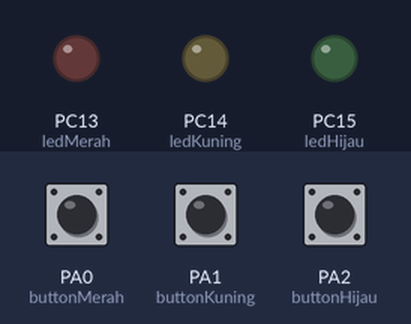
Bench run of a sketch on a simulated STM32 Blue Pill. On the bench: output pins drawn as LEDs (lit = HIGH). The test bench sets the inputs (shaded band); at power-on: PA0 (buttonMerah) LOW, PA1 (buttonKuning) LOW, PA2 (buttonHijau) LOW. What the sketch prints to the serial monitor is not drawn.

Above: at 1.2 s.
1.3 s: PA0 (buttonMerah) pulled HIGH for 0.15 s
At 1.9 s:
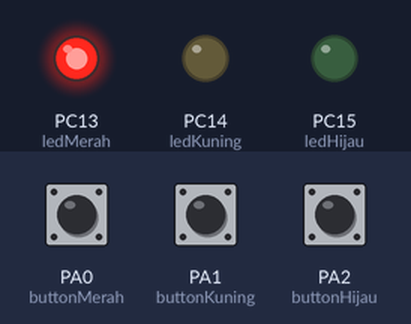
2.9 s: PA1 (buttonKuning) pulled HIGH for 0.15 s
At 4.2 s:
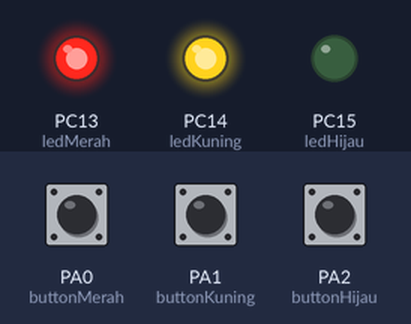
4.5 s: PA2 (buttonHijau) pulled HIGH for 0.15 s
At 5.5 s:
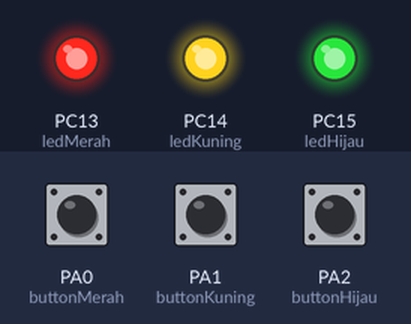
6.1 s: PA0 (buttonMerah) pulled HIGH for 1 s
At 7.9 s:
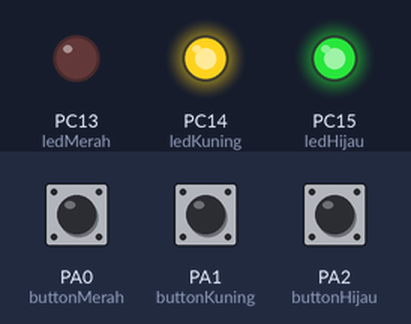
8.6 s: PA1 (buttonKuning) pulled HIGH for 1 s
At 9.9 s:
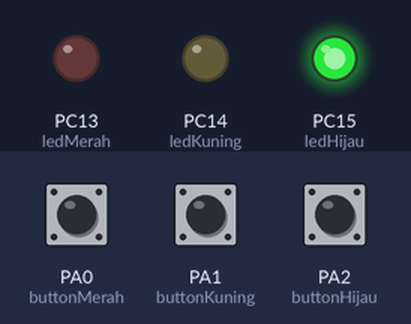
11.1 s: PA0 (buttonMerah) pulled HIGH for 0.15 s
At 11.7 s:
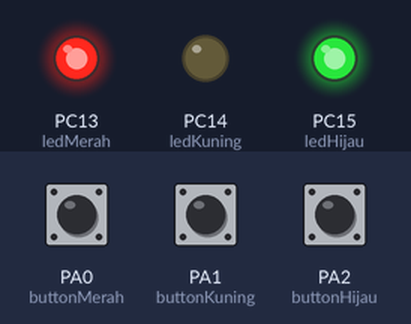
Timing chart, 0 to 13.7 s (numbered marks = the images above; inputs shaded):
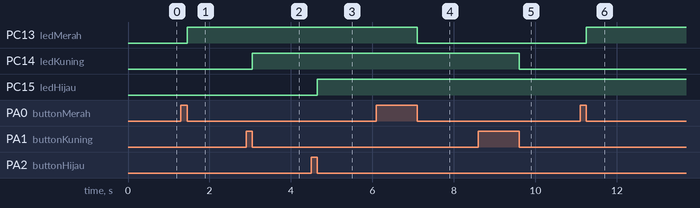

Measured:
- after the input at 1.3 s, PC13 (ledMerah): LOW → HIGH after 0.15 s
- after the input at 2.9 s, PC14 (ledKuning): LOW → HIGH after 0.15 s
- after the input at 4.5 s, PC15 (ledHijau): LOW → HIGH after 0.15 s
- after the input at 6.1 s, PC13 (ledMerah): HIGH → LOW after 1.0 s
- after the input at 8.6 s, PC14 (ledKuning): HIGH → LOW after 1.0 s
- after the input at 11.1 s, PC13 (ledMerah): LOW → HIGH after 0.15 s

The sketch:

10-11-21_STM32_Button_Lock.ino
```cpp
// Inisialisasi variabel
int ledMerah = PC13, ledKuning = PC14, ledHijau = PC15; // Inisialisasi Pin pada LED
int buttonMerah = PA0, buttonKuning = PA1, buttonHijau = PA2; // Inisialisasi Pin pada Button
int kunciMerah = 0, kunciKuning = 0, kunciHijau = 0;
int countMerah = 0, countKuning = 0, countHijau = 0;

void setup() {
  // Deklarasi Pin Input/Output
  Serial.begin(9600);

  pinMode(ledMerah, OUTPUT);
  pinMode(ledKuning, OUTPUT);
  pinMode(ledHijau, OUTPUT);

  pinMode(buttonMerah, INPUT);
  pinMode(buttonKuning, INPUT);
  pinMode(buttonHijau, INPUT);
}

void loop() {
  // Pembacaan button oleh digitalRead()
  int bacaButtonMerah = digitalRead(buttonMerah);
  int bacaButtonKuning = digitalRead(buttonKuning);
  int bacaButtonHijau = digitalRead(buttonHijau);

  // Menampilkan nilai pada Serial Monitor
  Serial.print("Nilai pada button merah : " + String(bacaButtonMerah) + " ");
  Serial.print("Nilai pada button kuning : " + String(bacaButtonKuning) + " ");
  Serial.println("Nilai pada button hijau : " + String(bacaButtonHijau));

  // Logika Button Merah
  if(bacaButtonMerah == 1){
    kunciMerah = 1;
  }

  if(kunciMerah == 1 && bacaButtonMerah == 0){
    if(countMerah == 0){
      digitalWrite(ledMerah, HIGH);
      countMerah = 1;
    }
    else{
      digitalWrite(ledMerah, LOW);
      countMerah = 0;
    }
    kunciMerah = 0;
  }

  // Logika Button Kuning
  if(bacaButtonKuning == 1){
    kunciKuning = 1;
  }

  if(kunciKuning == 1 && bacaButtonKuning == 0){
    if(countKuning == 0){
      digitalWrite(ledKuning, HIGH);
      countKuning = 1;
    }
    else{
      digitalWrite(ledKuning, LOW);
      countKuning = 0;
    }
    kunciKuning = 0;
  }

  // Logika Button Hijau
  if(bacaButtonHijau == 1){
    kunciHijau = 1;
  }

  if(kunciHijau == 1 && bacaButtonHijau == 0){
    if(countHijau == 0){
      digitalWrite(ledHijau, HIGH);
      countHijau = 1;
    }
    else{
      digitalWrite(ledHijau, LOW);
      countHijau = 0;
    }
    kunciHijau = 0;
  }
}
```
